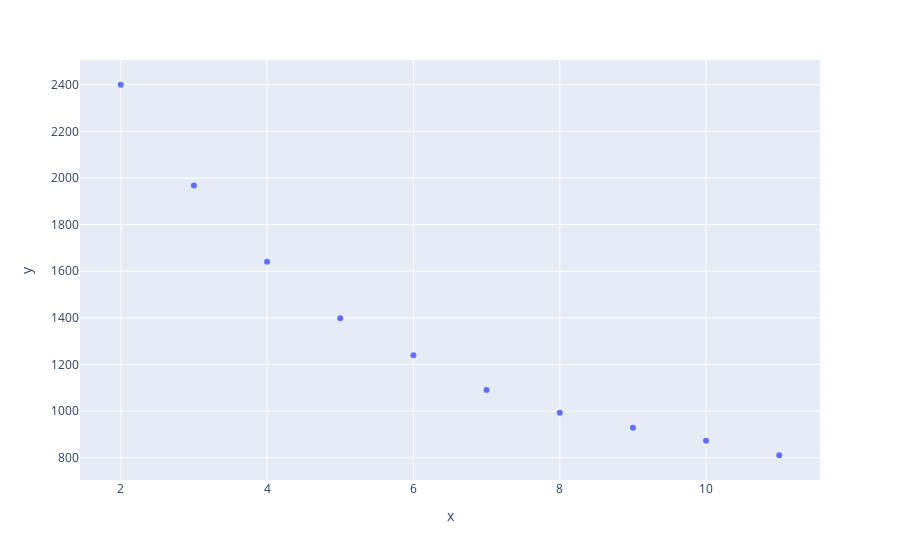

Notebook source saved alongside this figure:
### Markdown cell above
# Challenge 4 - Data Clustering with K-Means

Now let's cluster the data with K-Means first. Initiate the K-Means model, then fit your scaled data. In the data returned from the `.fit` method, there is an attribute called `labels_` which is the cluster number assigned to each data record. What you can do is to assign these labels back to `customers` in a new column called `customers['labels']`. Then you'll see the cluster results of the original data.

### Code cell
from sklearn.cluster import KMeans

# Your code here:

# Evaluo número óptimo de clusters
n_clusters, inercia = zip(*[(k, cluster.KMeans(n_clusters=k).fit(customers_scale).inertia_) for k in range(2, 12)])
px.scatter(x=n_clusters,y=inercia)

### Figure 1 — Plotly figure (JSON) as saved in the notebook; plotly's stock layout.template omitted (floating-point values rounded to 4 significant figures)
{"data": [{"hovertemplate": "x=%{x}<br>y=%{y}<extra></extra>", "legendgroup": "", "marker": {"color": "#636efa", "symbol": "circle"}, "mode": "markers", "name": "", "orientation": "v", "showlegend": false, "type": "scatter", "x": [2, 3, 4, 5, 6, 7, 8, 9, 10, 11], "xaxis": "x", "y": [2400.0, 1967.0, 1641.0, 1398.0, 1240.0, 1091.0, 992.5, 927.9, 872.5, 810.4], "yaxis": "y"}], "layout": {"legend": {"tracegroupgap": 0}, "margin": {"t": 60}, "xaxis": {"anchor": "y", "domain": [0, 1], "title": {"text": "x"}}, "yaxis": {"anchor": "x", "domain": [0, 1], "title": {"text": "y"}}}}
